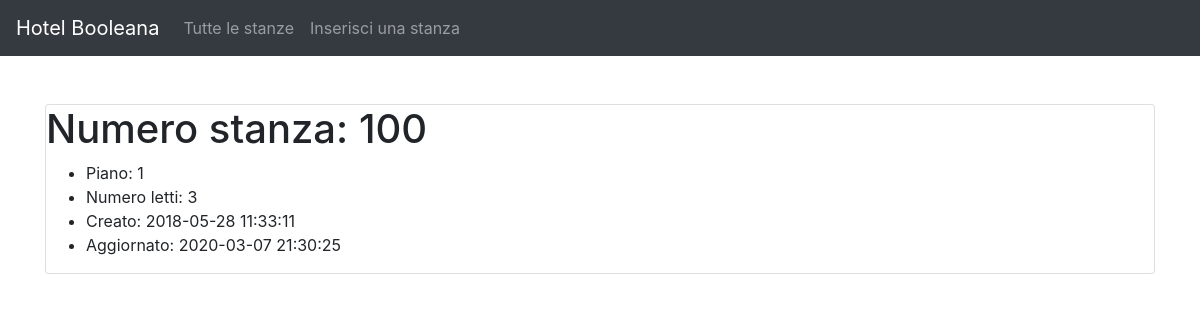
/show/show.php?id=1, run on the app's committed database.
### tables this page shows
CREATE TABLE `stanze` (
  `id` int(10) UNSIGNED NOT NULL,
  `room_number` int(11) NOT NULL,
  `floor` int(11) NOT NULL,
  `beds` int(11) NOT NULL,
  `created_at` timestamp NULL DEFAULT NULL,
  `updated_at` timestamp NULL DEFAULT NULL
);

### show/server.php (called while the page is built, shortened)
<?php
include __DIR__ . '/../database.php';
include __DIR__ . '/../functions.php';
$roomId = $_GET['id'];
$room = getById($conn, 'stanze', $roomId);
?>

### functions.php (called while the page is built, shortened)
<?php
function getById($conn, $table, $id)
{
  $sql = "SELECT * FROM `$table` WHERE `id` = '$id'";
  $resultQuery = $conn->query($sql);
  if ($resultQuery && $resultQuery->num_rows > 0) {
    $result = $resultQuery->fetch_assoc();
  } elseif ($result) {
    $result = [];
  } else {
    $result = false;
  }
  return $result;
}

### show/show.php (the view)
<?php
  include 'server.php';
  include __DIR__ . '/../partials/header.php';
 ?>
   <div class="container">
     <div class="row">
       <div class="col-12">
         <div class="card">
           <h1>Numero stanza: <?php echo $room['room_number'];  ?></h1>
           <ul>
             <li>Piano: <?php echo $room['floor'];?></li>
             <li>Numero letti: <?php echo $room['beds'];?></li>
             <li>Creato: <?php echo $room['created_at'];?></li>
             <li>Aggiornato: <?php echo $room['updated_at'];?></li>
           </ul>
         </div>
       </div>
     </div>
   </div>
 <?php include __DIR__ . '/../partials/footer.php'; ?>

### data on the page
stanze: room_number "100", floor "1", beds "3", created_at "2018-05-28 11:33:11", updated_at "2020-03-07 21:30:25"
